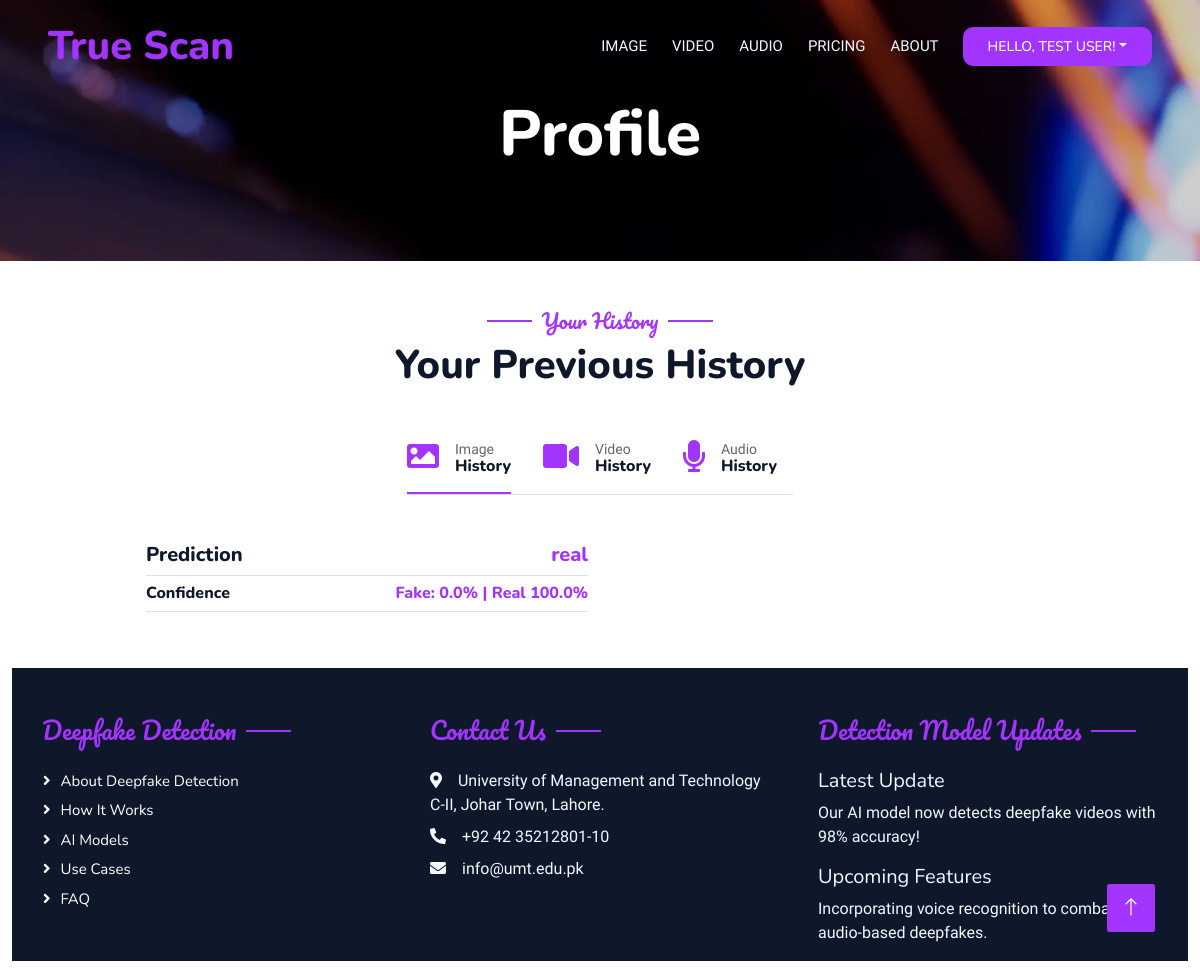
The app's page /profile/ (signed in) with its own data.
### history/models.py (models this page shows, shortened)
class UserImage(models.Model):
    user = models.ForeignKey(User, on_delete=models.CASCADE)  # Link to the User model
    original_image = models.CharField(max_length=255)
    processed_image = models.CharField(max_length=255)
    result = models.CharField(max_length=10)
    fake_prediction = models.FloatField()
    real_prediction = models.FloatField()
    created_at = models.DateTimeField(default=timezone.now)

### fypDeepFakeDetection/views.py (the view, shortened to what this page needs)
# urls.py: path('profile/', Profile, name='profile'),
@login_required
def Profile(request):
    images = UserImage.objects.filter(user=request.user)
    voices = UserVoice.objects.filter(user=request.user)
    processing_results = VideoProcessingResult.objects.filter(user=request.user)
    videos = []
    return render(request,'profile.html',{"images": images, "voices": voices, "videos": videos})

### templates/profile.html (shortened to what this page needs)
{%load static%}
<!DOCTYPE html>
<html lang="en">
<head>
    <link href="https://cdnjs.cloudflare.com/ajax/libs/font-awesome/5.10.0/css/all.min.css" rel="stylesheet">
    <link href="https://cdn.jsdelivr.net/npm/bootstrap-icons@1.4.1/font/bootstrap-icons.css" rel="stylesheet">
    <link href="/static/lib/animate/animate.min.css" rel="stylesheet">
    <link href="/static/lib/owlcarousel/assets/owl.carousel.min.css" rel="stylesheet">
    <link href="/static/lib/tempusdominus/css/tempusdominus-bootstrap-4.min.css" rel="stylesheet" />
    <link href="/static/css/bootstrap.min.css" rel="stylesheet">
    <link href="/static/css/style.css" rel="stylesheet">
</head>
<body>
    <div class="container-xxl bg-white p-0">
        <div class="container-xxl position-relative p-0">
            <nav class="navbar navbar-expand-lg navbar-dark bg-dark px-4 px-lg-5 py-3 py-lg-0">
                <a href="/" class="navbar-brand p-0">
                    <h1 class="text-primary m-0"></i>True Scan</h1>
                </a>
                <div class="collapse navbar-collapse" id="navbarCollapse">
                    <div class="navbar-nav ms-auto py-0 pe-4">
                        <a href="/images" class="nav-item nav-link ">Image</a>
                        <a href="/videos" class="nav-item nav-link">Video</a>
                        <a href="/voice" class="nav-item nav-link">Audio</a>
                        <a href="/pricing" class="nav-item nav-link">Pricing</a>
                        <a href="/about" class="nav-item nav-link">About</a>
                    </div>
                    {% if not user.is_authenticated %}
                    <a href="/login" class="btn btn-primary py-2 px-4">Login</a>
                    {% else %}
                    <div class="nav-item dropdown">
                        <button href="#" class="btn btn-sm btn-primary py-2 px-4 nav-link dropdown-toggle" data-bs-toggle="dropdown" style="color: #ffff; border-radius: 10px;">Hello, {{ user.first_name|default:user.username }}!</button>
                    </div>
                    {% endif %}
                </div>
            </nav>
            <div class="container-xxl py-5 bg-dark hero-header">
                <div class="container text-center my-5 pt-5 pb-4">
                    <h1 class="display-3 text-white mb-3 animated slideInDown">Profile</h1>
                </div>
            </div>
        </div>
        <div class="container-xxl pt-5 pb-3">
            <div class="container">
                <div class="text-center wow fadeInUp" data-wow-delay="0.1s">
                    <h5 class="section-title ff-secondary text-center text-primary fw-normal">Your History</h5>
                    <h1 class="mb-5">Your Previous History</h1>
                </div>
                <div class="tab-class text-center wow fadeInUp" data-wow-delay="0.1s">
                    <ul class="nav nav-pills d-inline-flex justify-content-center border-bottom mb-5">
                        <li class="nav-item">
                            <a class="d-flex align-items-center text-start mx-3 ms-0 pb-3 active" data-bs-toggle="pill"
                                href="#tab-1">
                                <i class="fa fa-image fa-2x text-primary"></i>
                                <div class="ps-3">
                                    <small class="text-body">Image</small>
                                    <h6 class="mt-n1 mb-0">History</h6>
                                </div>
                            </a>
                        </li>
                        <li class="nav-item">
                            <a class="d-flex align-items-center text-start mx-3 pb-3" data-bs-toggle="pill"
                                href="#tab-2">
                                <i class="fa fa-video fa-2x text-primary"></i>
                                <div class="ps-3">
                                    <small class="text-body">Video</small>
                                    <h6 class="mt-n1 mb-0">History</h6>
                                </div>
                            </a>
                        </li>
                        <li class="nav-item">
                            <a class="d-flex align-items-center text-start mx-3 pb-3" data-bs-toggle="pill"
                                href="#tab-3">
                                <i class="fa fa-microphone fa-2x text-primary"></i>
                                <div class="ps-3">
                                    <small class="text-body">Audio</small>
                                    <h6 class="mt-n1 mb-0">History</h6>
                                </div>
                            </a>
                        </li>
                    </ul>
                    <div class="tab-content">
                        <div id="tab-1" class="tab-pane fade show p-0 active">
                            <div class="row g-4">
                                {% for image in images %}
                                <div class="col-lg-6">
                                    <div class="d-flex align-items-center">
                                        <div class="w-100 d-flex flex-column text-start ps-4">
                                            <h5 class="d-flex justify-content-between border-bottom pb-2">
                                                <span>Prediction</span>
                                                <span class="text-primary">{{image.result}}</span>
                                            </h5>
                                            <h6 class="d-flex justify-content-between border-bottom pb-2">
                                                <span>Confidence</span>
                                                <span class="text-primary">Fake: {{image.fake_prediction}}% | Real
                                                    {{image.real_prediction}}%</span>
                                            </h6>
                                        </div>
                                    </div>
                                </div>
                                {% empty %}
                                <p>No Images Found.</p>
                                {% endfor %}
                            </div>
                        </div>
                    </div>
                </div>
            </div>
            <div class="container-fluid bg-dark text-light footer pt-5  wow fadeIn mt-5" data-wow-delay="0.1s">
                <div class="container py-5">
                    <div class="row g-5">
                        <div class="col-lg-4 col-md-6">
                            <h4 class="section-title ff-secondary text-start text-primary fw-normal mb-4">Deepfake
                                Detection
                            </h4>
                            <a class="btn btn-link" href="">About Deepfake Detection</a>
                            <a class="btn btn-link" href="">How It Works</a>
                            <a class="btn btn-link" href="">AI Models</a>
                            <a class="btn btn-link" href="">Use Cases</a>
                            <a class="btn btn-link" href="">FAQ</a>
                        </div>
                        <div class="col-lg-4 col-md-6">
                            <h4 class="section-title ff-secondary text-start text-primary fw-normal mb-4">Contact Us
                            </h4>
                            <p class="mb-2"><i class="fa fa-map-marker-alt me-3"></i>University of Management and
                                Technology
                                C-II, Johar Town, Lahore.
                            </p>
                            <p class="mb-2"><i class="fa fa-phone-alt me-3"></i>+92 42 35212801-10</p>
                            <p class="mb-2"><i class="fa fa-envelope me-3"></i>info@umt.edu.pk</p>
                        </div>
                        <div class="col-lg-4 col-md-6">
                            <h4 class="section-title ff-secondary text-start text-primary fw-normal mb-4">Detection
                                Model
                                Updates</h4>
                            <h5 class="text-light fw-normal">Latest Update</h5>
                            <p>Our AI model now detects deepfake videos with 98% accuracy!</p>
                            <h5 class="text-light fw-normal">Upcoming Features</h5>
                            <p>Incorporating voice recognition to combat audio-based deepfakes.</p>
                        </div>
                    </div>
                </div>
            </div>
            <a href="#" class="btn btn-lg btn-primary btn-lg-square back-to-top"><i class="bi bi-arrow-up"></i></a>
        </div>
</body>
</html>

### static/css/style.css (style rules this page uses)
:root { --primary: #a234fd; --light: #F1F8FF; --dark: #0F172B; }
.ff-secondary { font-family: 'Pacifico', cursive; }
.back-to-top { position: fixed; display: none; right: 45px; bottom: 45px; z-index: 99; }
.btn { font-family: 'Nunito', sans-serif; font-weight: 500; text-transform: uppercase; transition: .5s; }
.btn.btn-primary, .btn.btn-secondary { color: #FFFFFF; }
.btn-lg-square { width: 48px; height: 48px; }
.btn-square, .btn-sm-square, .btn-lg-square { padding: 0; display: flex; align-items: center; justify-content: center; font-weight: normal; border-radius: 2px; }
.navbar-dark .navbar-nav .nav-link { position: relative; margin-left: 25px; padding: 35px 0; font-size: 15px; color: var(--light) !important; text-transform: uppercase; font-weight: 500; outline: none; transition: .5s; }
@media (min-width: 992px) { .navbar-dark { position: absolute; width: 100%; top: 0; left: 0; z-index: 999; background: transparent !important; } }
.hero-header { background: url('/static/images/bg.png'); background-position: center center; background-repeat: no-repeat; background-size: cover; position: relative; overflow: hidden; }
.section-title { position: relative; display: inline-block; }
.section-title::before { position: absolute; content: ""; width: 45px; height: 2px; top: 50%; left: -55px; margin-top: -1px; background: var(--primary); }
.section-title::after { position: absolute; content: ""; width: 45px; height: 2px; top: 50%; right: -55px; margin-top: -1px; background: var(--primary); }
.section-title.text-start::before, .section-title.text-end::after { display: none; }
.nav-pills .nav-item .active { border-bottom: 2px solid var(--primary); }
.footer .btn.btn-link { display: block; margin-bottom: 5px; padding: 0; text-align: left; color: #FFFFFF; font-size: 15px; font-weight: normal; text-transform: capitalize; transition: .3s; }
.footer .btn.btn-link::before { position: relative; content: "\f105"; font-family: "Font Awesome 5 Free"; font-weight: 900; margin-right: 10px; }

### records on screen
UserImage: result "real", fake_prediction "0.0", real_prediction "100.0"

### other values on screen
{{ user.first_name|default:user.username }} "TEST USER"
